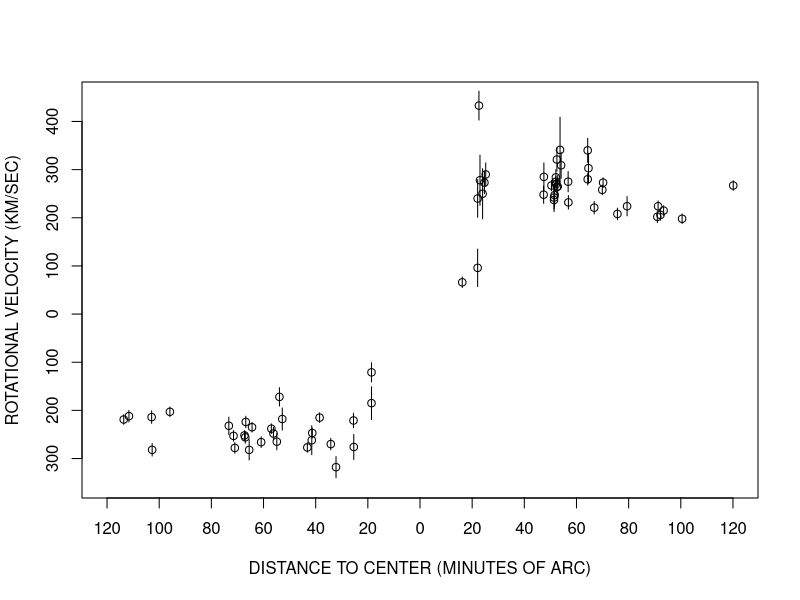

Source code (R):
# Data from Table 1 of
# ROTATION OF THE ANDROMEDA NEBULA FROM A SPECTROSCOPIC SURVEY OF EMISSION REGIONS
# by Vera C. Rubin and W. Kent Ford, Jr.

R <- c(16.2,23.0,24.0,24.7,25.2,51.4,51.4,51.6,52.1,52.1,52.2,52.5,52.5,53.7,
54.1,56.8,56.9,64.3,64.6,75.7,93.4,100.5,22.1,22.1,22.6,47.4,47.5,50.4,52.8,
64.3,66.8,69.9,70.2,79.4,91.0,91.3,92.2,120.1,32.2,34.2,38.5,43.2,52.8,53.9,
54.9,56.2,57.0,60.9,65.5,67.3,71.0,71.5,73.3,111.6,18.6,18.6,25.4,25.5,41.3,
41.5,64.4,66.8,67.0,95.9,102.7,102.9,113.6)

Vobs <- c(-241,-219,-228,-123,-116,-149,-146,-143,-45,-37,-40,-46,-97,-176,
-187,-106,-137,-77,-59,-129,-92,-112,-208,-263,-157,-90,-59,-62,-129,-163,-134,
-49,-34,-188,-134,-95,-116,-47,-446,-519,-508,-567,-393,-389,-455,-492,-531,
-547,-499,-543,-546,-523,-493,-475,-389,-436,-461,-446,-540,-431,-526,-481,
-506,-498,-510,-459,-513)

Vrot <- c(66,278,250,273,290,237,242,247,275,284,270,264,321,341,309,275,232,
280,303,208,215,198,240,96,433,248,285,267,265,340,221,258,273,224,202,224,206,
267,318,270,215,277,218,172,265,248,238,266,282,252,278,253,232,212,121,185,
276,221,247,262,235,224,256,203,282,214,219)

Vrot.sd <- c(11,52,52,23,24,24,24,24,11,16,10,16,24,68,27,21,14,12,31,12,10,10,
39,39,30,18,29,11,23,25,13,10,10,20,12,11,11,10,22,12,10,10,23,19,17,13,10,11,
21,10,11,11,18,12,20,34,26,15,10,30,10,12,12,10,13,13,10)

Vc <- -300
x <- R * ifelse(Vobs < Vc, -1, 1)
y <- Vrot * ifelse(Vobs < Vc, -1, 1)

plot(x, y,
	xlim=c(-120,120),
	ylim=c(-350,450),
	xlab="DISTANCE TO CENTER (MINUTES OF ARC)",
	ylab="ROTATIONAL VELOCITY (KM/SEC)",
	axes=FALSE)

arrows(x, y - Vrot.sd, x, y + Vrot.sd, length=0)
#arrows(x, y - Vrot.sd, x, y + Vrot.sd, length=0.05, angle=90, code=3)

axis(side=1, #bottom side
	at=c(-120,-100,-80,-60,-40,-20,0,20,40,60,80,100,120),
	labels=c(120,100,80,60,40,20,0,20,40,60,80,100,120))

axis(side=2, #left side
	at=c(-300,-200,-100,0,100,200,300,400),
	labels=c(300,200,100,0,100,200,300,400))

box()
